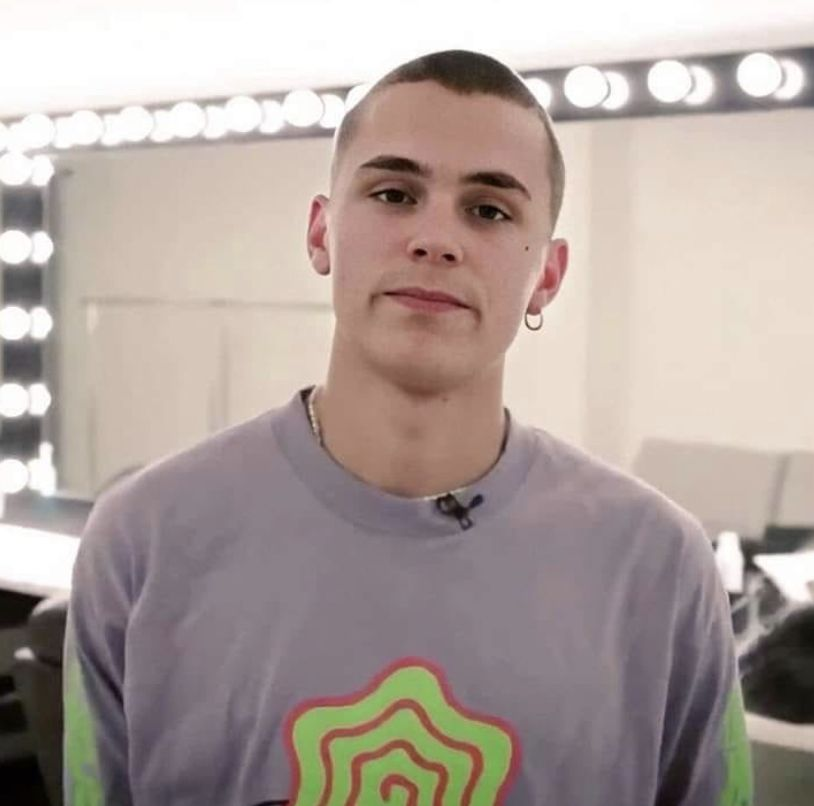
#> input picture images.jpg, 814 x 806 px, given in place of images.png, which was not available
$ python cartoonifier.py
#> lines starting #> are read from the running program, lines starting #| are printed output that depends on the picture; pictures that were not available may be replaced by others from this repository, and a replacement may not be noted
#Extracting and displaying the image

import cv2
import numpy as np
import matplotlib.pyplot as plt

def read_file(filename):
#> called with filename = 'images.png'
    img = cv2.imread(filename)
#> img is the input picture: shape (806, 814, 3); mean B, G, R 156, 161.4, 174.3
    img = cv2.cvtColor(img , cv2.COLOR_BGR2RGB)
    plt.imshow(img)
    plt.show()
    return img

filename = "images.png"
img = read_file(filename)

#Create Edge Mask

def edge_mask(img , line_size, blur_value):
    """
    input: Gray Scale Image
    output: Edges of Images
    """
#> called with line_size = 7, blur_value = 7
    gray = cv2.cvtColor(img, cv2.COLOR_RGB2GRAY)
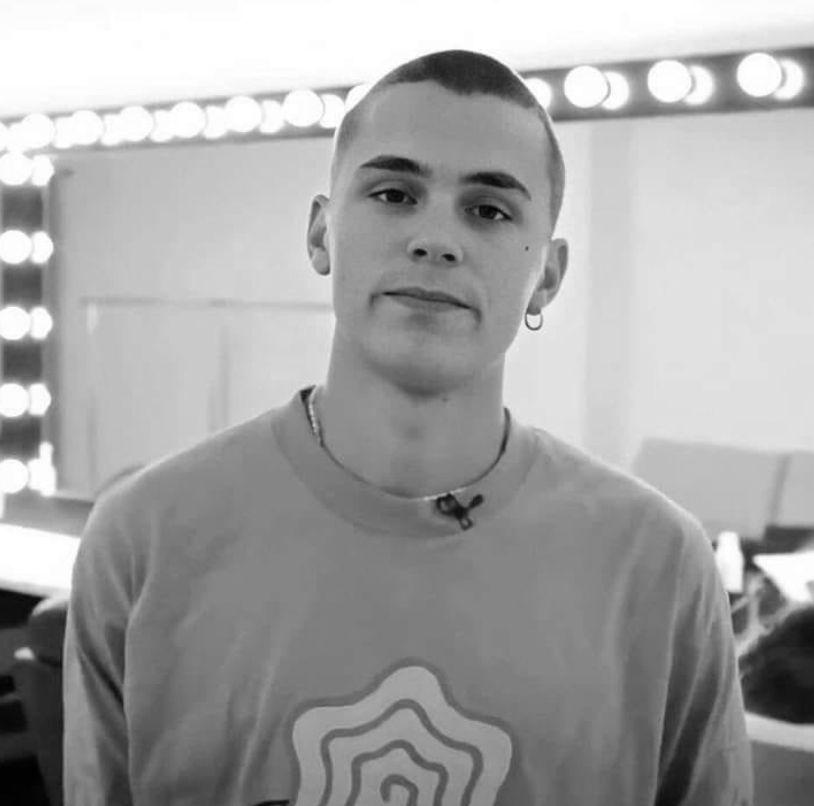
#> gray: shape (806, 814); min 0, max 255, mean 164.7
    gray_blur = cv2.medianBlur(gray, blur_value)

    edges = cv2.adaptiveThreshold(gray_blur, 255, cv2.ADAPTIVE_THRESH_MEAN_C, cv2.THRESH_BINARY, line_size, blur_value)
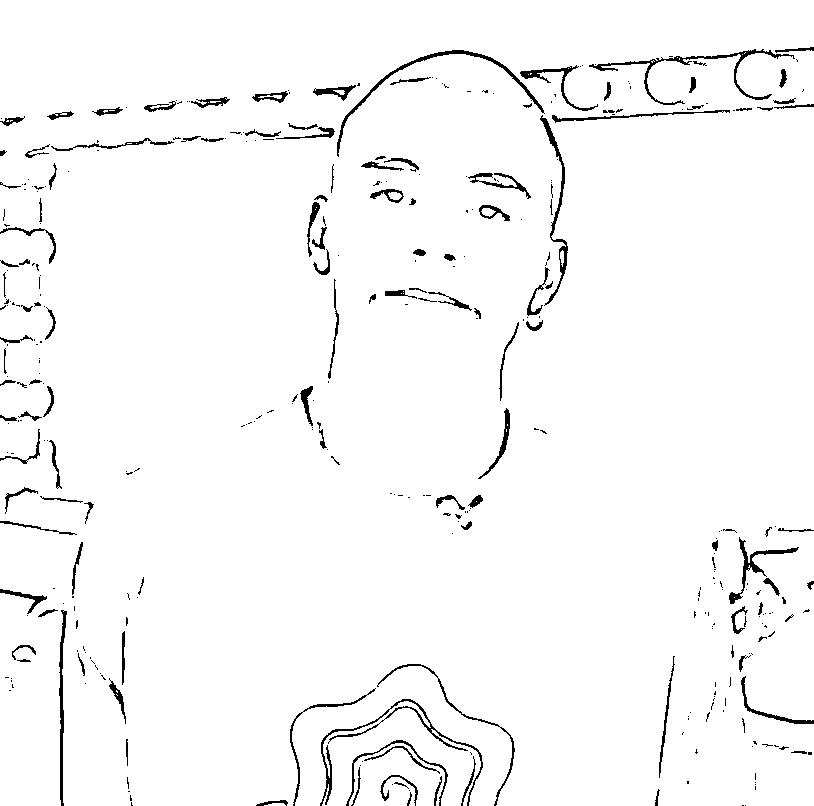
#> edges: shape (806, 814); 97.1% white; black in thin lines or dots

    return edges

line_size, blur_value = 7,7
edges = edge_mask(img , line_size, blur_value)

plt.imshow(edges, cmap = "binary")
plt.show()

# Reduce the Color Palette

def color_quant(img, k):
    # Transform the image
#> called with k = 15
    data = np.float32(img).reshape((-1, 3))
    # Determine Criteria
    criteria = (cv2.TERM_CRITERIA_EPS+ cv2.TERM_CRITERIA_MAX_ITER, 20, 0.001)
    # Implementing K-Means
    ret, label, center = cv2.kmeans(data, k, None, criteria, 10, cv2.KMEANS_RANDOM_CENTERS)
#> ret = 95235453.4; center = 15 rows, first 8: [59.03, 49.06, 46.84], [233.8, 220.5, 208.8], [219.9, 205.3, 193.1], [205.1, 189.9, 178.9], [253.2, 251.9, 251.1], [137.4, 126.3, 133.4], [189.1, 176.2, 167.5], [165.3, 152.6, 151.1]
    center = np.uint8(center)
#> center = 15 rows, first 8: [59, 49, 46], [233, 220, 208], [219, 205, 193], [205, 189, 178], [253, 251, 251], [137, 126, 133], [189, 176, 167], [165, 152, 151]

    result = center[label.flatten()]
    result = result.reshape(img.shape)

    return result

img = color_quant(img, k = 15)

plt.imshow(img)
plt.show()

# Reduce the noise

blurred = cv2.bilateralFilter(img, d = 10, sigmaColor = 200, sigmaSpace = 200)

plt.imshow(img)
plt.show()

# Combine Edge Mask with the Quantized Image

def cartoon(blurred):
    c = cv2.bitwise_and(blurred, blurred, mask = edges)
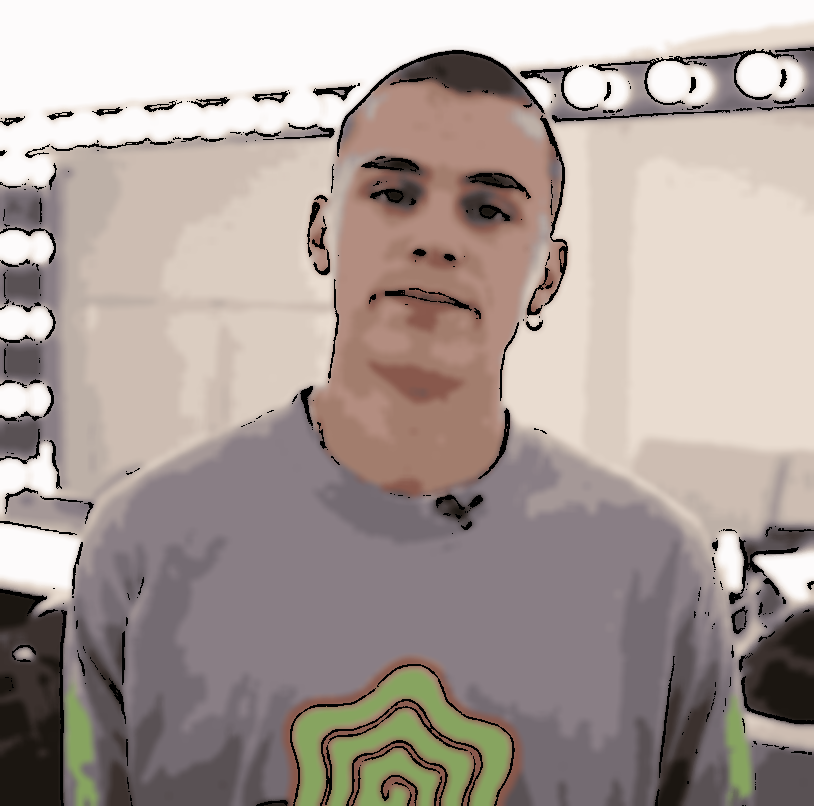
#> c: shape (806, 814, 3); mean R, G, B 169.9, 157.5, 152.2
    plt.imshow(c)
    plt.show()

img = read_file(filename)
cartoon(blurred)
